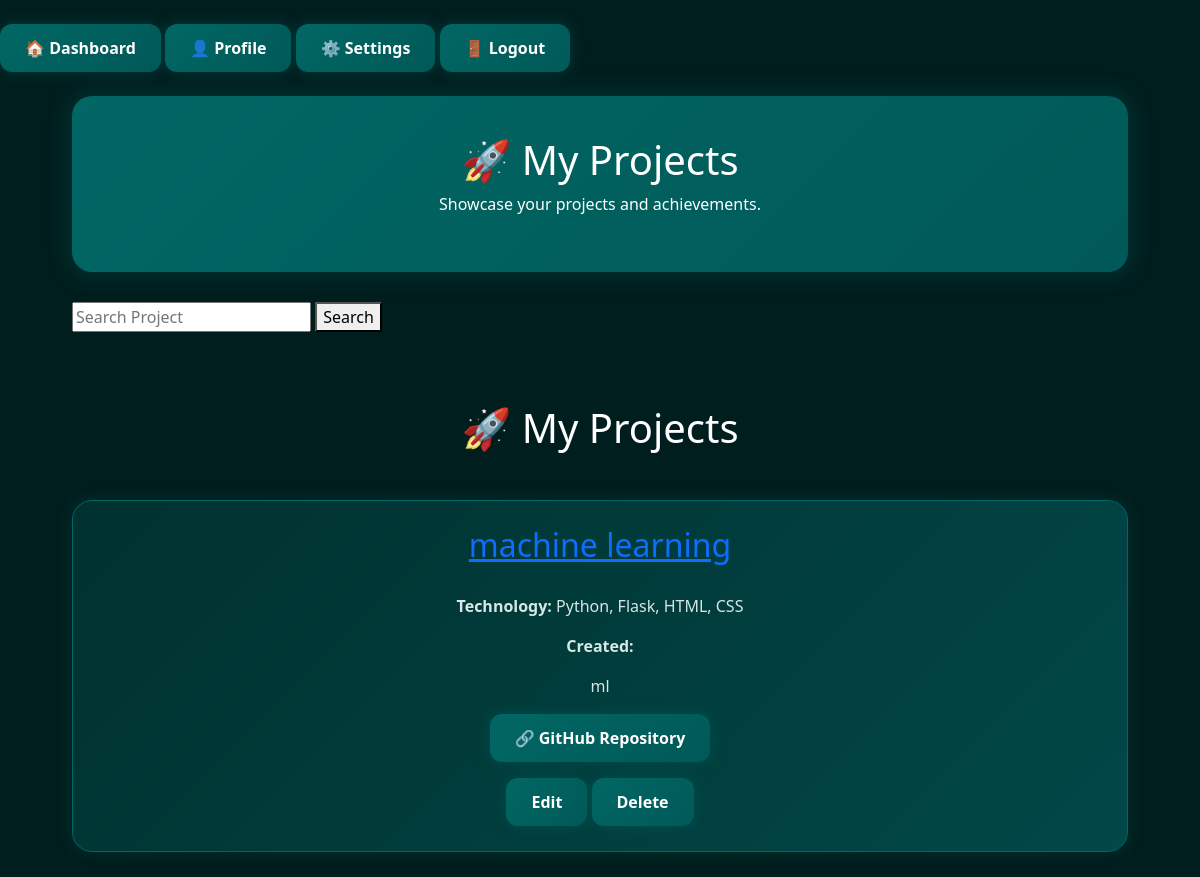
The app's page /projects (signed in) with its own data.
### app.py (models this page shows)
class Project(db.Model):
    id = db.Column(db.Integer, primary_key=True)
    title = db.Column(db.String(200), nullable=False)
    technology = db.Column(db.String(200))
    description = db.Column(db.Text)
    github_link = db.Column(db.String(500))
    user_id = db.Column(
        db.Integer,
        db.ForeignKey("user.id")
    )

### app.py (the view)
@app.route("/projects")
def projects():
    if "user_id" not in session:
        return redirect("/login")
    search = request.args.get("search")
    if search:
        all_projects = Project.query.filter(
            Project.user_id == session["user_id"],
            Project.title.contains(search)
        ).all()
    else:
        all_projects = Project.query.filter_by(
            user_id=session["user_id"]
        ).all()
    return render_template(
        "projects.html",
        projects=all_projects
    )

### app.py (called while the page is built)
@app.after_request
def add_header(response):
    response.headers["Cache-Control"] = \
        "no-store, no-cache, must-revalidate, max-age=0"
    response.headers["Pragma"] = "no-cache"
    response.headers["Expires"] = "0"
    return response

### templates/projects.html (shortened to what this page needs)
<!DOCTYPE html>
<html>
<head>
    <link href="https://cdn.jsdelivr.net/npm/bootstrap@5.3.3/dist/css/bootstrap.min.css" rel="stylesheet">
    <link rel="stylesheet"
    href="{{ url_for('static', filename='css/style.css') }}">
</head>
<body>
<nav class="mt-4 mb-4">
    <a href="/dashboard" class="btn btn-primary">
        🏠 Dashboard
    </a>
    <a href="/profile" class="btn btn-secondary">
        👤 Profile
    </a>
    <a href="/settings" class="btn btn-warning">
        ⚙️ Settings
    </a>
    <a href="/logout" class="btn btn-danger">
        🚪 Logout
    </a>
</nav>
<div class="container">
<section class="hero-banner">
    <h1>🚀 My Projects</h1>
    <p>
        Showcase your projects and achievements.
    </p>
</section>
    <form method="GET" class="search-form">
    <input
        type="text"
        name="search"
        placeholder="Search Project">
    <button type="submit">
        Search
    </button>
</form>
<br>
<h1 class="text-center mt-5 mb-5">
    🚀 My Projects
</h1>
    <div class="projects-grid">
        {% for project in projects %}
        <div class="project-card">
            <h2>
                <a href="/project/{{ project.id }}">
                    {{ project.title }}
                </a>
            </h2>
            <p>
                <strong>Technology:</strong>
                {{ project.technology }}
            </p>
            <p>
                <strong>Created:</strong>
            </p>
            <p>
                {{ project.description }}
            </p>
            {% if project.github_link %}
            <a href="{{ project.github_link }}"
                target="_blank"
                class="btn">
                🔗 GitHub Repository
            </a>
            {% endif %}
            <div class="mt-3">
                <a href="/edit_project/{{ project.id }}"
                   class="btn btn-primary">
                    Edit
                </a>
                <a href="/delete_project/{{ project.id }}"
                   class="btn btn-danger">
                    Delete
                </a>
            </div>
        </div>
        {% endfor %}
    </div>
</div>
</body>
</html>

### static/css/style.css (style rules this page uses)
body { background:#001E1E; color:white; font-family:'Segoe UI',sans-serif; margin:0; padding:0; }
.container { width:90%; max-width:1400px; margin:0 auto; }
.btn { background:#016764; color:white; text-decoration:none; padding:12px 25px; border-radius:10px; display:inline-block; transition:.3s; }
.project-card { background:#00312F; border-radius:20px; padding:25px; text-align:center; transition:.4s; color:white; border:1px solid #016764; }
body { animation:pageLoad 1s ease; }
h2 { color:#7ef9ff; text-align:center; margin-bottom:30px; }
.project-card { transition:.4s; }
.btn { background:linear-gradient( 135deg, #016764, #005958); color:white; border:none; padding:12px 25px; border-radius:12px; text-decoration:none; font-weight:bold; transition:.4s; box-shadow: 0 0 15px rgba(1,103,100,.4); }
.project-card { background: linear-gradient( 135deg, #00312F, #014848); border-radius:20px; padding:25px; margin-bottom:25px; color:white; border:1px solid #016764; transition:.5s; box-shadow: 0 0 15px rgba(1,103,100,.25); }
.project-card p { color:#d7e6e6; }
.container { animation:fadeIn 1s ease; }
.hero-banner { background: linear-gradient( 135deg, #016764, #005958); padding:40px; border-radius:20px; text-align:center; color:white; margin-bottom:30px; box-shadow: 0 0 25px rgba(1,103,100,.4); }

### records on screen
Project: title "machine learning", technology "Python, Flask, HTML, CSS", description "ml"
